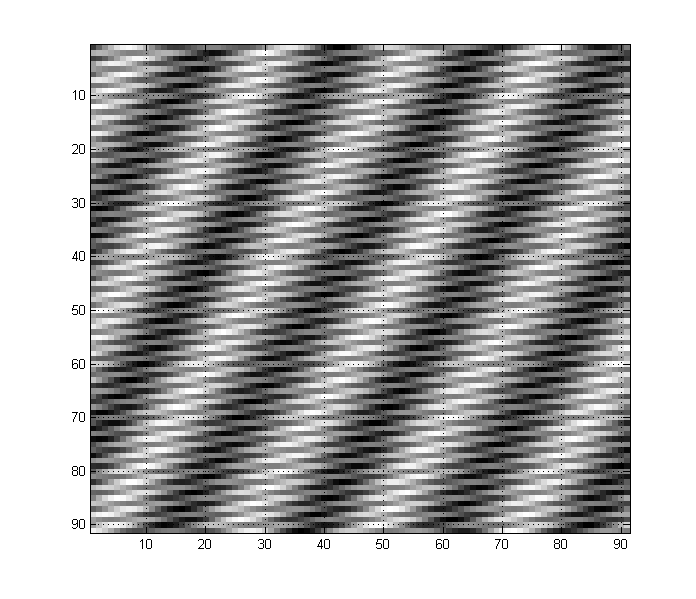
#> input picture 02_CV/21-fourier-transform/Image.png, 696 x 599 px
$ jupyter execute notebook.ipynb   (shell and % lines are left out)
#> lines starting #> are read from the running program, lines starting #| are printed output that depends on the picture
#### About
1. Fourier transform is used to map spatial domain values to frequency domain values.
2. It assumes that each signal is comprised of sinusoids.
3. Discrete fourier transform is usually applied in digital domains.
4. It is used to design filters after fetching the frequencies. Blurring images are one such application of it.

[cell 1]
#importing modules
import cv2
import numpy as np
import matplotlib.pyplot as plt

[cell 2]
img = cv2.imread('Image.png',0)
#> img is the input picture: shape (599, 696); min 0, max 255, mean 171.9
plt.imshow(img,'gray')

[cell 3]
freq = np.fft.fft2(img)
fshift = np.fft.fftshift(freq)
magnitude_spectrum = 20* np.log(np.abs(fshift))
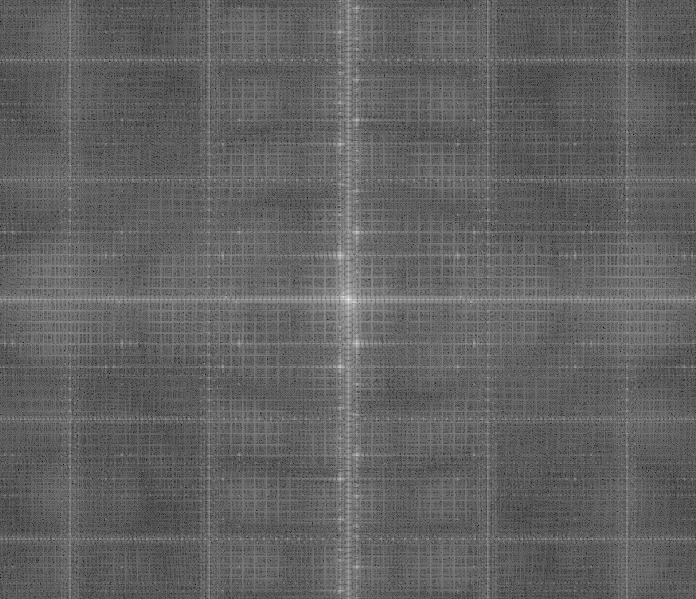
#> magnitude_spectrum: shape (599, 696) float64; min 48.52, max 361.8, mean 169.3; drawn with min black and max white
print(magnitude_spectrum)
#> (printed output is left out)
magnitude_spectrum = np.asarray(magnitude_spectrum,dtype=np.uint8)
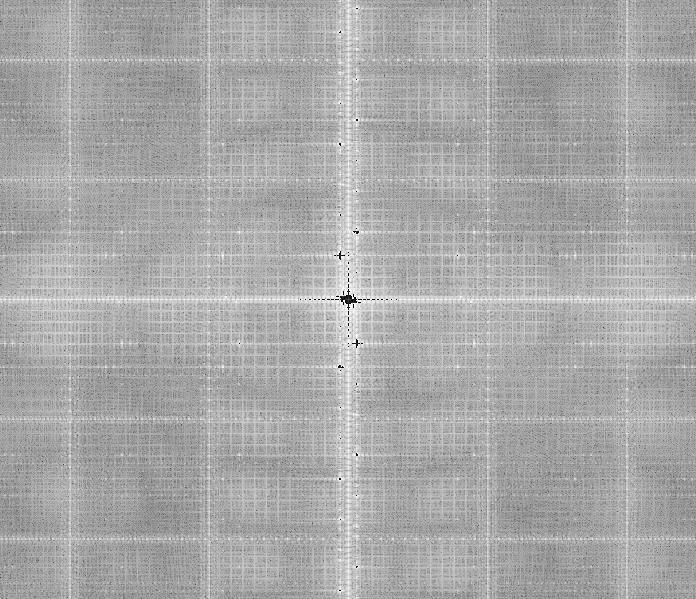
#> magnitude_spectrum: shape (599, 696); min 0, max 255, mean 168.6
